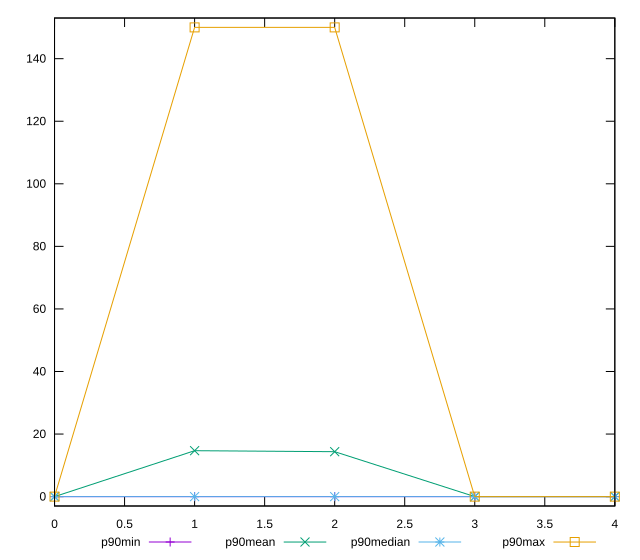

Reproduce this figure in gnuplot.
reset

$p90Min <<EOF
0 0
1 0
2 0
3 0
4 0
EOF

$p90Mean <<EOF
0 0
1 14.680851063829786
2 14.361702127659575
3 0
4 0
EOF

$p90Median <<EOF
0 0
1 0
2 0
3 0
4 0
EOF

$p90Max <<EOF
0 0
1 150
2 150
3 0
4 0
EOF

set key outside below
set xrange [0:4]
set yrange [-3:153]
set trange [-3:153]
set terminal svg size 640, 560 enhanced background rgb 'white'
set output "report_00026_2021-02-22T21:38:55.199Z/unminified-javascript/progression/value.svg"

plot $p90Min title "p90min" with linespoints, \
     $p90Mean title "p90mean" with linespoints, \
     $p90Median title "p90median" with linespoints, \
     $p90Max title "p90max" with linespoints

reset
